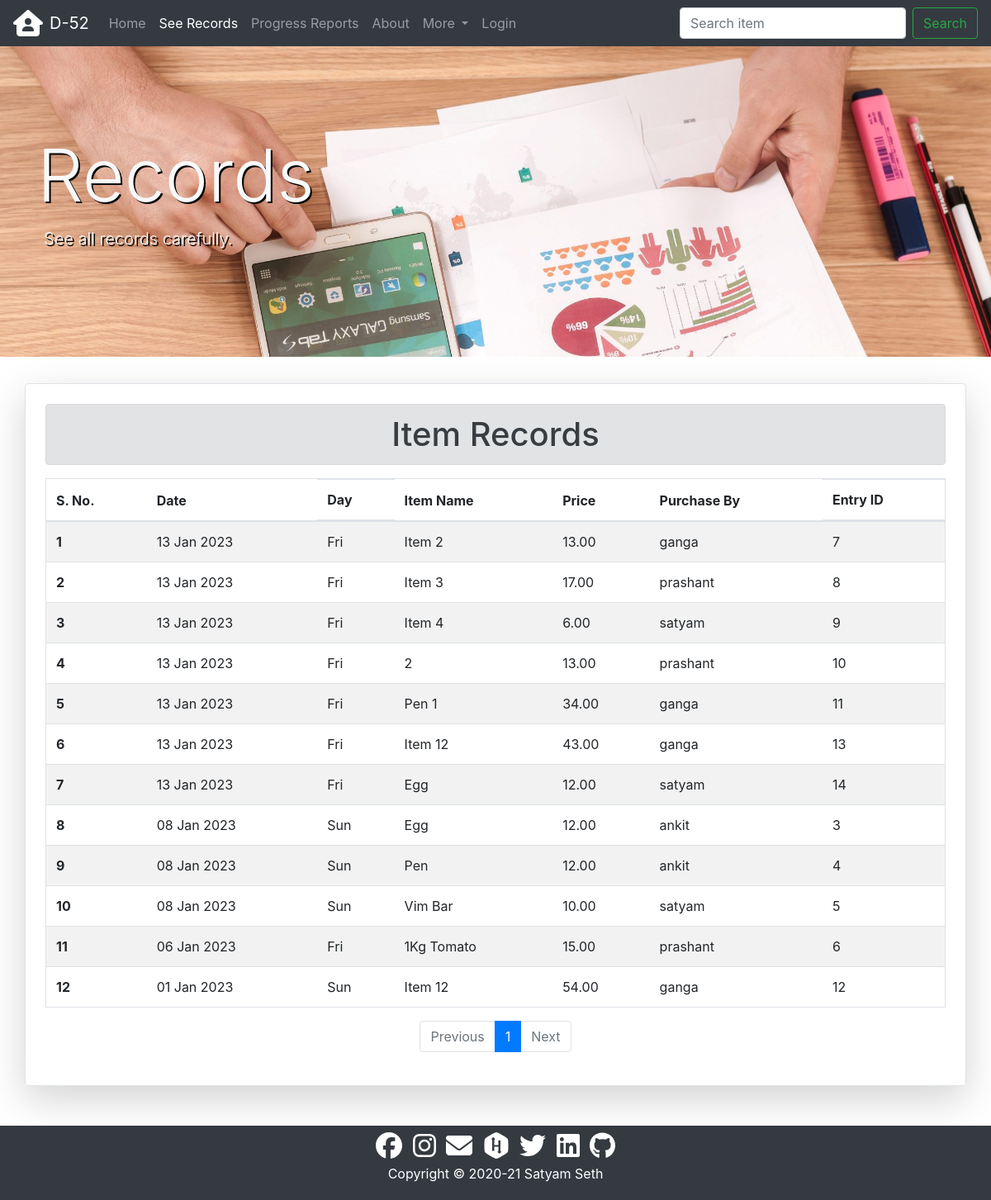
/data/records/, run on the app's committed database.
### data/models.py (models this page shows, shortened)
class Record(models.Model):
    item = models.CharField(max_length=50)
    price = models.DecimalField(
        decimal_places=2, max_digits=7, validators=[MinValueValidator(Decimal("0.01"))]
    )
    purchaser = models.ForeignKey(
        User, on_delete=models.CASCADE, related_name="purchaser"
    )
    adder = models.ForeignKey(
        User, on_delete=models.SET_NULL, related_name="adder", null=True
    )
    purchase_date = models.DateField()
    modified_on = models.DateTimeField(auto_now=True)
    created_on = models.DateTimeField(auto_now_add=True)

### data/views.py (the view)
# urls.py: path("records/", views.RecordListView.as_view(), name="records"),
class RecordListView(ListView):
    model = Record
    paginate_by = 20
    paginate_orphans = 10
    ordering = ["-purchase_date"]
    def get_context_data(self, **kwargs: Any) -> Dict[str, Any]:
        context = super().get_context_data(**kwargs)
        context["records_active"] = "active"
        context["records_disabled"] = "disabled"
        return context

### data/templates/data/record_list.html (shortened to what this page needs)
{% extends 'core/base.html' %}
{% load static %}
{% block css %}
<link rel="stylesheet" href="{% static 'data/css/style.css' %}">
{% endblock %}
{% block content %}
<div class="jumbotron jumbotron-fluid records {{user.username}} mt-5">
  <div class="container py-5 text-light">
    <div>
      <h1 class="display-2">{{user.get_full_name|title}} Records</h1>
    </div>
    <div class="lead">
      <p class="pl-2">See all records carefully.</p>
    </div>
  </div>
</div>
<div class="container shadow-lg p-4 mb-5 rounded border">
  <h1 class="text-center alert alert-secondary">Item Records</h1>
  {% if record_list %}
  <div class="table-responsive">
    <table class="table table-hover table-striped border">
      <thead>
        <tr>
          <th scope="col">S. No.</th>
          <th scope="col">Date</th>
          <th scope="col" class="d-none d-sm-block">Day</th>
          <th scope="col">Item Name</th>
          <th scope="col">Price</th>
          <th scope="col">Purchase By</th>
          <th scope="col" class="d-none d-sm-block">Entry ID</th>
        </tr>
      </thead>
      <tbody>
        {% for record in record_list %}
        <tr>
          <th scope="row">{{forloop.counter0|add:page_obj.start_index }}</th>
          <td>{{record.purchase_date|date:"d M Y"}}</td>
          <td class="d-none d-sm-block">{{record.purchase_date|date:"D"}}</td>
          <td>{{record.item|capfirst}}</td>
          <td>{{record.price}}</td>
          <td>{{record.purchaser}}</td>
          <td class="d-none d-sm-block">{{record.id}}</td>
        </tr>
        {% endfor %}
      </tbody>
    </table>
    <div>
      {% include 'core/pagination.html' %}
    </div>
  </div>
  {% else %}
  <h4 class="text-center alert alert-warning">No Records Found</h4>
  {% endif %}
</div>
{% endblock content %}

### data/static/data/css/style.css (style rules this page uses)
.records { background-image: url("../images/records.jpg"); background-color: dimgrey; background-size: cover; height: 100%; text-shadow: 2px 2px black; }

### data on the page
Record: purchase_date "13 Jan 2023", purchase_date "Fri", item "Item 2", price "13.00", purchaser "ganga", id "7"
Record: purchase_date "13 Jan 2023", purchase_date "Fri", item "Item 3", price "17.00", purchaser "prashant", id "8"
Record: purchase_date "13 Jan 2023", purchase_date "Fri", item "Item 4", price "6.00", purchaser "satyam", id "9"
Record: purchase_date "13 Jan 2023", purchase_date "Fri", item "2", price "13.00", purchaser "prashant", id "10"
Record: purchase_date "13 Jan 2023", purchase_date "Fri", item "Pen 1", price "34.00", purchaser "ganga", id "11"
Record: purchase_date "13 Jan 2023", purchase_date "Fri", item "Item 12", price "43.00", purchaser "ganga", id "13"
Record: purchase_date "13 Jan 2023", purchase_date "Fri", item "Egg", price "12.00", purchaser "satyam", id "14"
Record: purchase_date "08 Jan 2023", purchase_date "Sun", item "Egg", price "12.00", purchaser "ankit", id "3"
Record: purchase_date "08 Jan 2023", purchase_date "Sun", item "Pen", price "12.00", purchaser "ankit", id "4"
Record: purchase_date "08 Jan 2023", purchase_date "Sun", item "Vim Bar", price "10.00", purchaser "satyam", id "5"
Record: purchase_date "06 Jan 2023", purchase_date "Fri", item "1Kg Tomato", price "15.00", purchaser "prashant", id "6"
Record: purchase_date "01 Jan 2023", purchase_date "Sun", item "Item 12", price "54.00", purchaser "ganga", id "12"

### other printed values
{{ i }} "1"
